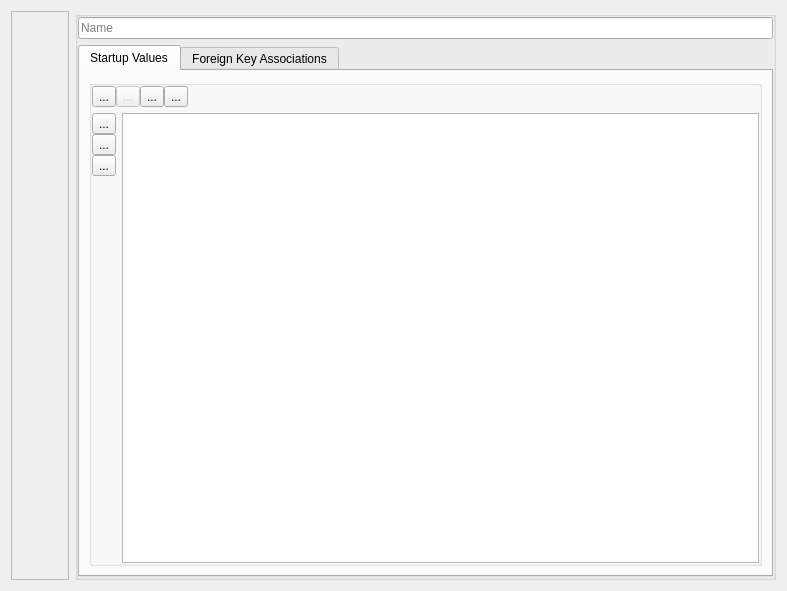
<?xml version="1.0" encoding="UTF-8"?>
<ui version="4.0">
 <class>TableInstanceForm</class>
 <widget class="QWidget" name="TableInstanceForm">
  <property name="geometry">
   <rect>
    <x>0</x>
    <y>0</y>
    <width>787</width>
    <height>591</height>
   </rect>
  </property>
  <property name="windowTitle">
   <string>Form</string>
  </property>
  <layout class="QHBoxLayout" name="horizontalLayout">
   <item>
    <widget class="QFrame" name="frameForUnlockButton">
     <property name="frameShape">
      <enum>QFrame::StyledPanel</enum>
     </property>
     <property name="frameShadow">
      <enum>QFrame::Raised</enum>
     </property>
     <layout class="QVBoxLayout" name="verticalLayout_2">
      <property name="spacing">
       <number>0</number>
      </property>
      <property name="margin">
       <number>0</number>
      </property>
      <item>
       <widget class="QToolButton" name="btnLock">
        <property name="text">
         <string/>
        </property>
        <property name="iconSize">
         <size>
          <width>48</width>
          <height>48</height>
         </size>
        </property>
        <property name="checkable">
         <bool>true</bool>
        </property>
        <property name="popupMode">
         <enum>QToolButton::InstantPopup</enum>
        </property>
        <property name="autoRaise">
         <bool>true</bool>
        </property>
       </widget>
      </item>
      <item>
       <widget class="QToolButton" name="btnUndelete">
        <property name="toolTip">
         <string>This object was deleted in a Patch. Click this button to Undelete it.</string>
        </property>
        <property name="text">
         <string/>
        </property>
        <property name="icon">
         <iconset resource="../dbm.qrc">
          <normaloff>:/images/actions/images/small/gnome_undelete.png</normaloff>:/images/actions/images/small/gnome_undelete.png</iconset>
        </property>
        <property name="iconSize">
         <size>
          <width>48</width>
          <height>48</height>
         </size>
        </property>
        <property name="checkable">
         <bool>false</bool>
        </property>
        <property name="popupMode">
         <enum>QToolButton::InstantPopup</enum>
        </property>
        <property name="autoRaise">
         <bool>true</bool>
        </property>
       </widget>
      </item>
      <item>
       <spacer name="verticalSpacer_2">
        <property name="orientation">
         <enum>Qt::Vertical</enum>
        </property>
        <property name="sizeHint" stdset="0">
         <size>
          <width>20</width>
          <height>40</height>
         </size>
        </property>
       </spacer>
      </item>
     </layout>
    </widget>
   </item>
   <item>
    <widget class="QGroupBox" name="grpContentMain">
     <property name="title">
      <string/>
     </property>
     <property name="flat">
      <bool>true</bool>
     </property>
     <layout class="QVBoxLayout" name="verticalLayout_5">
      <property name="margin">
       <number>0</number>
      </property>
      <item>
       <widget class="QLineEdit" name="lineEdit">
        <property name="placeholderText">
         <string>Name</string>
        </property>
       </widget>
      </item>
      <item>
       <widget class="QTabWidget" name="tabWidget">
        <property name="currentIndex">
         <number>0</number>
        </property>
        <widget class="QWidget" name="tab">
         <attribute name="icon">
          <iconset resource="../dbm.qrc">
           <normaloff>:/images/actions/images/small/tabinst.png</normaloff>:/images/actions/images/small/tabinst.png</iconset>
         </attribute>
         <attribute name="title">
          <string>Startup Values</string>
         </attribute>
         <layout class="QVBoxLayout" name="verticalLayout_4">
          <item>
           <widget class="QGroupBox" name="grpStartupData">
            <property name="title">
             <string/>
            </property>
            <property name="flat">
             <bool>true</bool>
            </property>
            <layout class="QVBoxLayout" name="verticalLayout">
             <property name="margin">
              <number>0</number>
             </property>
             <item>
              <layout class="QHBoxLayout" name="horizontalLayout_13">
               <property name="spacing">
                <number>0</number>
               </property>
               <item>
                <widget class="QToolButton" name="btnLoadStartupValues">
                 <property name="maximumSize">
                  <size>
                   <width>32</width>
                   <height>32</height>
                  </size>
                 </property>
                 <property name="toolTip">
                  <string>Load the startup values from a CSV file</string>
                 </property>
                 <property name="statusTip">
                  <string>Load the startup values from a CSV file</string>
                 </property>
                 <property name="text">
                  <string>...</string>
                 </property>
                 <property name="icon">
                  <iconset resource="../dbm.qrc">
                   <normaloff>:/images/actions/images/actions/fileopen.png</normaloff>:/images/actions/images/actions/fileopen.png</iconset>
                 </property>
                 <property name="iconSize">
                  <size>
                   <width>24</width>
                   <height>24</height>
                  </size>
                 </property>
                </widget>
               </item>
               <item>
                <widget class="QToolButton" name="btnImportValues">
                 <property name="enabled">
                  <bool>false</bool>
                 </property>
                 <property name="maximumSize">
                  <size>
                   <width>32</width>
                   <height>32</height>
                  </size>
                 </property>
                 <property name="toolTip">
                  <string>Import startup values</string>
                 </property>
                 <property name="statusTip">
                  <string>Import startup values from an alread existing DB table</string>
                 </property>
                 <property name="text">
                  <string>...</string>
                 </property>
                 <property name="icon">
                  <iconset resource="../dbm.qrc">
                   <normaloff>:/images/actions/images/big/bigfileimport.png</normaloff>:/images/actions/images/big/bigfileimport.png</iconset>
                 </property>
                 <property name="iconSize">
                  <size>
                   <width>24</width>
                   <height>24</height>
                  </size>
                 </property>
                </widget>
               </item>
               <item>
                <widget class="QToolButton" name="btnSaveStartupValues">
                 <property name="maximumSize">
                  <size>
                   <width>32</width>
                   <height>32</height>
                  </size>
                 </property>
                 <property name="toolTip">
                  <string>Save startup values</string>
                 </property>
                 <property name="statusTip">
                  <string>Save startup values to a CSV file</string>
                 </property>
                 <property name="text">
                  <string>...</string>
                 </property>
                 <property name="icon">
                  <iconset resource="../dbm.qrc">
                   <normaloff>:/images/actions/images/actions/filesave.png</normaloff>:/images/actions/images/actions/filesave.png</iconset>
                 </property>
                 <property name="iconSize">
                  <size>
                   <width>24</width>
                   <height>24</height>
                  </size>
                 </property>
                </widget>
               </item>
               <item>
                <widget class="QToolButton" name="btnGoToSourceTab">
                 <property name="maximumSize">
                  <size>
                   <width>32</width>
                   <height>32</height>
                  </size>
                 </property>
                 <property name="toolTip">
                  <string>Go to the originator element</string>
                 </property>
                 <property name="statusTip">
                  <string>Go to the originator element</string>
                 </property>
                 <property name="text">
                  <string>...</string>
                 </property>
                 <property name="icon">
                  <iconset resource="../dbm.qrc">
                   <normaloff>:/images/actions/images/small/alias.png</normaloff>:/images/actions/images/small/alias.png</iconset>
                 </property>
                 <property name="iconSize">
                  <size>
                   <width>24</width>
                   <height>24</height>
                  </size>
                 </property>
                </widget>
               </item>
               <item>
                <spacer name="horizontalSpacer_6">
                 <property name="orientation">
                  <enum>Qt::Horizontal</enum>
                 </property>
                 <property name="sizeHint" stdset="0">
                  <size>
                   <width>40</width>
                   <height>20</height>
                  </size>
                 </property>
                </spacer>
               </item>
              </layout>
             </item>
             <item>
              <layout class="QHBoxLayout" name="horizontalLayout_2">
               <item>
                <layout class="QVBoxLayout" name="verticalLayout_3">
                 <property name="spacing">
                  <number>0</number>
                 </property>
                 <item>
                  <widget class="QToolButton" name="btnAddNewDefaultRow">
                   <property name="toolTip">
                    <string>Add new row</string>
                   </property>
                   <property name="statusTip">
                    <string>Add new row</string>
                   </property>
                   <property name="text">
                    <string>...</string>
                   </property>
                   <property name="icon">
                    <iconset resource="../dbm.qrc">
                     <normaloff>:/images/actions/images/small/add.png</normaloff>:/images/actions/images/small/add.png</iconset>
                   </property>
                  </widget>
                 </item>
                 <item>
                  <widget class="QToolButton" name="btnDeleteRow">
                   <property name="toolTip">
                    <string>Delete row</string>
                   </property>
                   <property name="statusTip">
                    <string>Delete row</string>
                   </property>
                   <property name="text">
                    <string>...</string>
                   </property>
                   <property name="icon">
                    <iconset resource="../dbm.qrc">
                     <normaloff>:/images/actions/images/small/remove.png</normaloff>:/images/actions/images/small/remove.png</iconset>
                   </property>
                  </widget>
                 </item>
                 <item>
                  <widget class="QToolButton" name="btnValidate">
                   <property name="toolTip">
                    <string>Validate values and update table</string>
                   </property>
                   <property name="statusTip">
                    <string>Validate values and update table</string>
                   </property>
                   <property name="text">
                    <string>...</string>
                   </property>
                   <property name="icon">
                    <iconset resource="../dbm.qrc">
                     <normaloff>:/images/actions/images/small/apply.png</normaloff>:/images/actions/images/small/apply.png</iconset>
                   </property>
                  </widget>
                 </item>
                 <item>
                  <spacer name="verticalSpacer">
                   <property name="orientation">
                    <enum>Qt::Vertical</enum>
                   </property>
                   <property name="sizeHint" stdset="0">
                    <size>
                     <width>20</width>
                     <height>40</height>
                    </size>
                   </property>
                  </spacer>
                 </item>
                </layout>
               </item>
               <item>
                <widget class="QTableWidget" name="values"/>
               </item>
              </layout>
             </item>
            </layout>
           </widget>
          </item>
         </layout>
        </widget>
        <widget class="QWidget" name="tab_2">
         <attribute name="icon">
          <iconset resource="../dbm.qrc">
           <normaloff>:/images/actions/images/small/foreign_key.png</normaloff>:/images/actions/images/small/foreign_key.png</iconset>
         </attribute>
         <attribute name="title">
          <string>Foreign Key Associations</string>
         </attribute>
         <layout class="QHBoxLayout" name="horizontalLayout_3">
          <item>
           <widget class="QTreeWidget" name="treeWidget">
            <property name="alternatingRowColors">
             <bool>true</bool>
            </property>
            <attribute name="headerDefaultSectionSize">
             <number>250</number>
            </attribute>
            <attribute name="headerShowSortIndicator" stdset="0">
             <bool>true</bool>
            </attribute>
            <column>
             <property name="text">
              <string>Foreign Key</string>
             </property>
            </column>
            <column>
             <property name="text">
              <string>Target Table Instance</string>
             </property>
            </column>
           </widget>
          </item>
         </layout>
        </widget>
       </widget>
      </item>
     </layout>
    </widget>
   </item>
  </layout>
 </widget>
 <resources>
  <include location="../dbm.qrc"/>
 </resources>
 <connections>
  <connection>
   <sender>btnLoadStartupValues</sender>
   <signal>clicked()</signal>
   <receiver>TableInstanceForm</receiver>
   <slot>onLoadValuesFromCSV()</slot>
   <hints>
    <hint type="sourcelabel">
     <x>24</x>
     <y>25</y>
    </hint>
    <hint type="destinationlabel">
     <x>230</x>
     <y>229</y>
    </hint>
   </hints>
  </connection>
  <connection>
   <sender>btnSaveStartupValues</sender>
   <signal>clicked()</signal>
   <receiver>TableInstanceForm</receiver>
   <slot>onSaveValuesToCSV()</slot>
   <hints>
    <hint type="sourcelabel">
     <x>92</x>
     <y>25</y>
    </hint>
    <hint type="destinationlabel">
     <x>230</x>
     <y>229</y>
    </hint>
   </hints>
  </connection>
  <connection>
   <sender>btnAddNewDefaultRow</sender>
   <signal>clicked()</signal>
   <receiver>TableInstanceForm</receiver>
   <slot>onAddNewRow()</slot>
   <hints>
    <hint type="sourcelabel">
     <x>43</x>
     <y>117</y>
    </hint>
    <hint type="destinationlabel">
     <x>341</x>
     <y>247</y>
    </hint>
   </hints>
  </connection>
  <connection>
   <sender>btnDeleteRow</sender>
   <signal>clicked()</signal>
   <receiver>TableInstanceForm</receiver>
   <slot>onDeleteRow()</slot>
   <hints>
    <hint type="sourcelabel">
     <x>43</x>
     <y>147</y>
    </hint>
    <hint type="destinationlabel">
     <x>341</x>
     <y>247</y>
    </hint>
   </hints>
  </connection>
  <connection>
   <sender>btnValidate</sender>
   <signal>clicked()</signal>
   <receiver>TableInstanceForm</receiver>
   <slot>onValidateData()</slot>
   <hints>
    <hint type="sourcelabel">
     <x>43</x>
     <y>177</y>
    </hint>
    <hint type="destinationlabel">
     <x>341</x>
     <y>247</y>
    </hint>
   </hints>
  </connection>
  <connection>
   <sender>btnGoToSourceTab</sender>
   <signal>clicked()</signal>
   <receiver>TableInstanceForm</receiver>
   <slot>onGotoTable()</slot>
   <hints>
    <hint type="sourcelabel">
     <x>103</x>
     <y>31</y>
    </hint>
    <hint type="destinationlabel">
     <x>208</x>
     <y>186</y>
    </hint>
   </hints>
  </connection>
  <connection>
   <sender>btnLock</sender>
   <signal>toggled(bool)</signal>
   <receiver>TableInstanceForm</receiver>
   <slot>onLockUnlock(bool)</slot>
   <hints>
    <hint type="sourcelabel">
     <x>38</x>
     <y>37</y>
    </hint>
    <hint type="destinationlabel">
     <x>393</x>
     <y>295</y>
    </hint>
   </hints>
  </connection>
  <connection>
   <sender>btnUndelete</sender>
   <signal>clicked()</signal>
   <receiver>TableInstanceForm</receiver>
   <slot>onUndelete()</slot>
   <hints>
    <hint type="sourcelabel">
     <x>38</x>
     <y>91</y>
    </hint>
    <hint type="destinationlabel">
     <x>393</x>
     <y>295</y>
    </hint>
   </hints>
  </connection>
  <connection>
   <sender>values</sender>
   <signal>cellChanged(int,int)</signal>
   <receiver>TableInstanceForm</receiver>
   <slot>onCellChange(int,int)</slot>
   <hints>
    <hint type="sourcelabel">
     <x>445</x>
     <y>285</y>
    </hint>
    <hint type="destinationlabel">
     <x>393</x>
     <y>295</y>
    </hint>
   </hints>
  </connection>
  <connection>
   <sender>lineEdit</sender>
   <signal>textEdited(QString)</signal>
   <receiver>TableInstanceForm</receiver>
   <slot>onChangeName(QString)</slot>
   <hints>
    <hint type="sourcelabel">
     <x>425</x>
     <y>70</y>
    </hint>
    <hint type="destinationlabel">
     <x>393</x>
     <y>295</y>
    </hint>
   </hints>
  </connection>
 </connections>
 <slots>
  <slot>onLoadValuesFromCSV()</slot>
  <slot>onSaveValuesToCSV()</slot>
  <slot>onAddNewRow()</slot>
  <slot>onDeleteRow()</slot>
  <slot>onValidateData()</slot>
  <slot>onCellChange(int,int)</slot>
  <slot>onHelp()</slot>
  <slot>onValuesDoubleClick()</slot>
  <slot>onGotoTable()</slot>
  <slot>onLockUnlock(bool)</slot>
  <slot>onUndelete()</slot>
  <slot>onChangeName(QString)</slot>
 </slots>
</ui>
